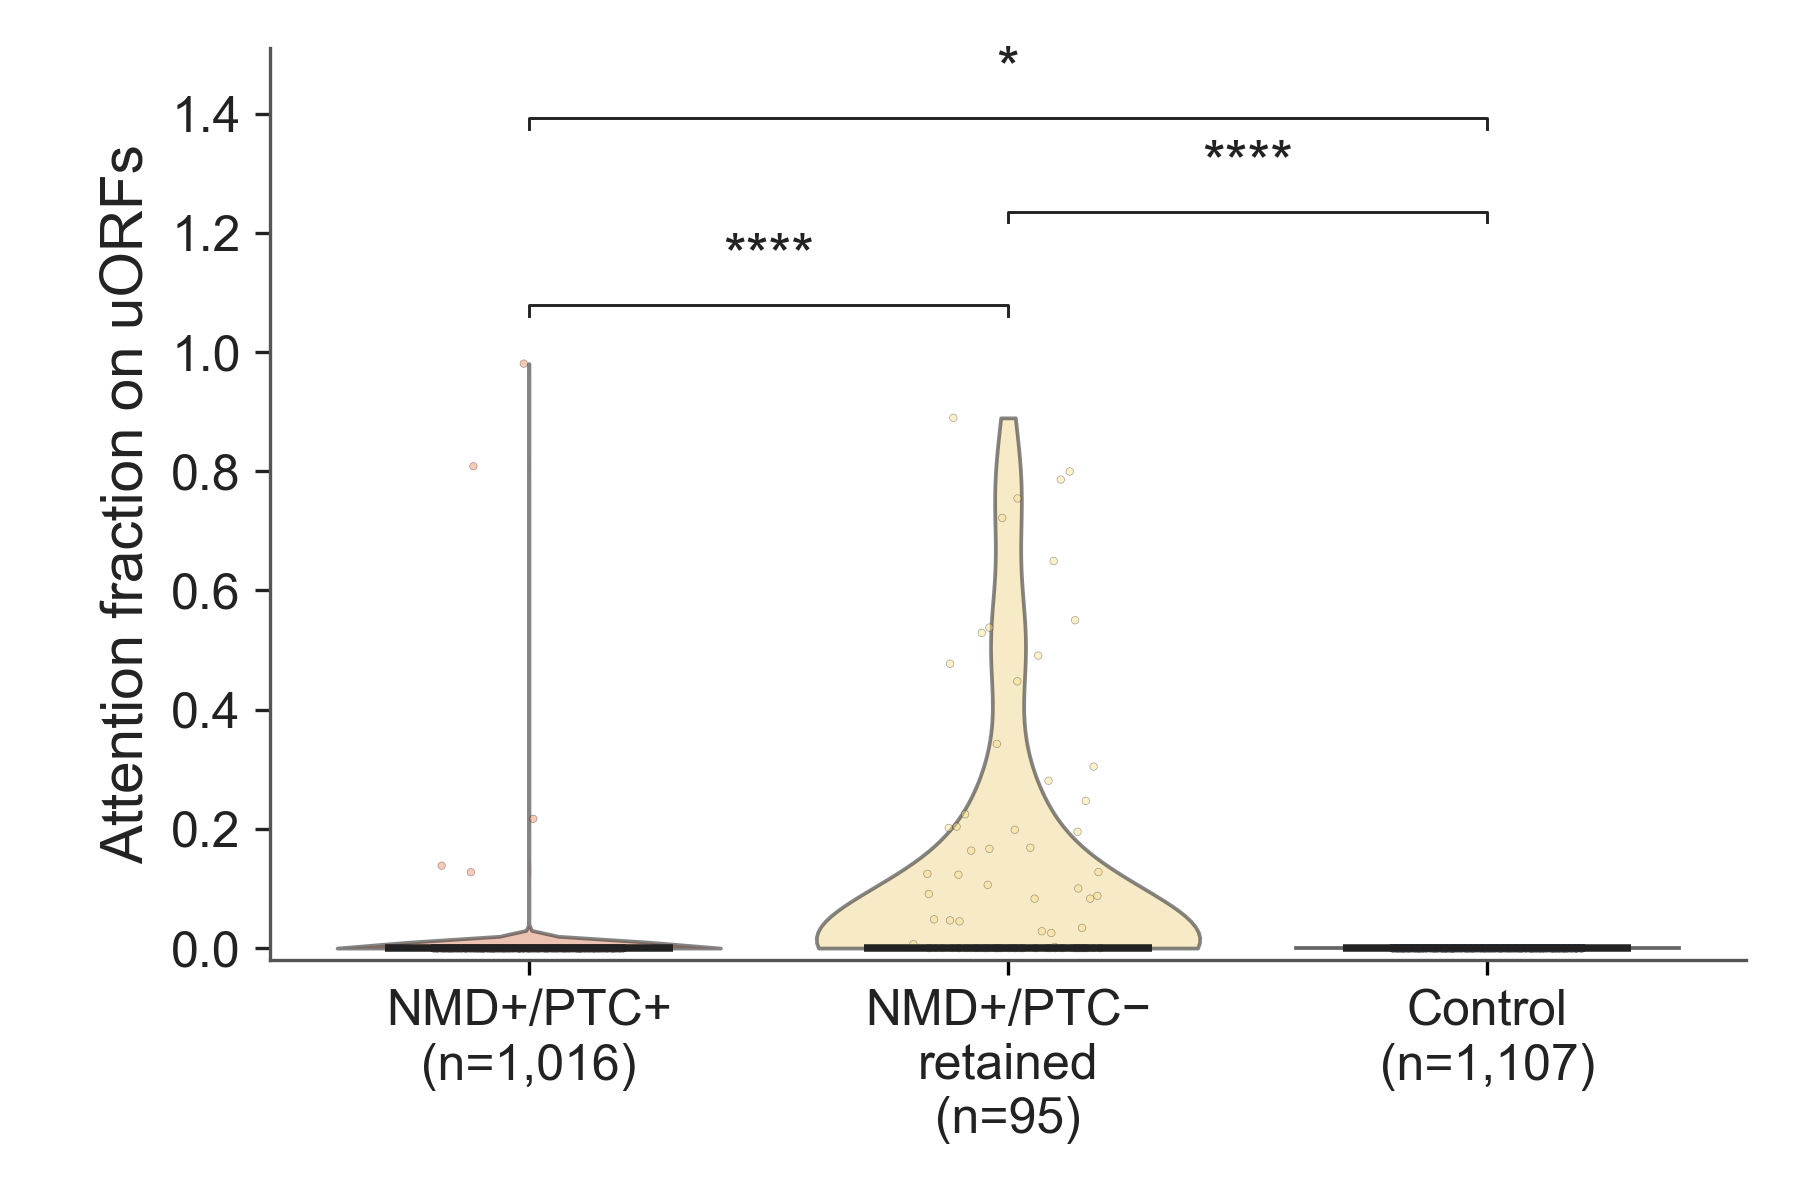

Source code (Python):
"""
Figure 5 Panel G — uORF attention proportion at the n=1,166 Subset 2 scope.

The attention metric is computed under the **Path B-strict** rule
(TD2-bias-independent, structural-only identification of candidate uORFs):

    is_candidate_uorf =
      orf_length < 200 &                                # below GENCODE annotated
                                                        #   CDS floor of 270 nt
      frac_position < 0.5 &                             # start in 5' half
      (orf_start + orf_length) / tx_length < 0.6 &      # stop 5'-leaning
      kozak_score >= 1                                  # credible ATG

per-isoform uORF attention = sum(attention[is_candidate_uorf])

Subgroup structure at this scope (Subset 2 / mechanism_class_4 from Figure 4
Section C; ref-AUG-traceable, gene-matched 1:1):

    NMD+/PTC+          = category == "effectively_ptc"   (n=1,016 with model)
    NMD+/PTC- retained = category ∈ {no_downstream_ejc,
                                     truncated_no_ejc}    (n=95 with model)
    Control             = all 1,166 c4 comparators        (n=1,107 with model)

NMD+/PTC- *lost* (category ∈ ref_atg_lost / no_ref_isoform etc.) is
EXCLUDED from this scope by construction — those isoforms don't have a
projectable ref AUG and we therefore can't validate uORF calls against an
independent reference. See methodology.

Distribution is heavily zero-inflated for PTC+ and Control (they shouldn't
need uORFs to explain NMD trajectory). We render a violin overlaid with
strip plot so the zero mass is honest.

Data:
  ./data/panelG_uorf_attention_n1166.tsv  (per-isoform: group, v1, strict_attn)
"""

import sys
from pathlib import Path

import matplotlib.pyplot as plt
import numpy as np
import pandas as pd
import seaborn as sns

HERE = Path(__file__).resolve()
LIB = HERE.parents[2] / "lib"
sys.path.insert(0, str(LIB))

plt.rcParams["font.family"] = "sans-serif"
plt.rcParams["font.sans-serif"] = ["Arial", "Helvetica Neue", "Helvetica", "DejaVu Sans"]
plt.rcParams["pdf.fonttype"] = 42
plt.rcParams["ps.fonttype"] = 42

BODY_FS = 14
LABEL_FS = 12
C_TITLE = "#222222"
C_AXIS = "#555555"

GROUP_ORDER = ["NMD+/PTC+", "NMD+/PTC- retained", "Control"]
GROUP_DISPLAY = {
    "NMD+/PTC+": "NMD+/PTC+",
    "NMD+/PTC- retained": "NMD+/PTC−\nretained",
    "Control": "Control",
}
COLORS = {
    "NMD+/PTC+":          "#ef8a62",   # coral
    "NMD+/PTC- retained": "#fee08b",   # yellow
    "Control":            "#92c5de",   # light blue
}


from p_to_stars import p_to_stars as sig_marker  # noqa: E402 — unified 4-tier scheme


def lookup_p(stats, ga, gb):
    """Pull pre-computed Wilcoxon p from R-side TSV."""
    row = stats[((stats["group_x"] == ga) & (stats["group_y"] == gb)) |
                ((stats["group_x"] == gb) & (stats["group_y"] == ga))]
    if row.empty:
        return float("nan")
    return float(row.iloc[0]["wilcox_p"])


def build_figure():
    df = pd.read_csv(HERE.parent / "data" / "panelG_uorf_attention_n1166.tsv",
                     sep="\t")
    stats = pd.read_csv(HERE.parent / "data" / "panelG_uorf_attention_n1166_pairwise.tsv",
                        sep="\t")
    # Keep only isoforms with model coverage
    df = df[df["uorf_attention_frac"].notna()].copy()
    df = df[df["group"].isin(GROUP_ORDER)].copy()

    fig, ax = plt.subplots(figsize=(6, 4))

    sns.violinplot(
        data=df, x="group", y="strict_attn", order=GROUP_ORDER,
        hue="group", palette=COLORS, legend=False,
        cut=0, inner=None, density_norm="width",
        linewidth=0.9, ax=ax,
    )
    for patch in ax.collections:
        patch.set_edgecolor(C_TITLE)
        patch.set_alpha(0.55)

    # Strip overlay — point size + alpha scaled by group n for density balance
    n_per = df.groupby("group").size().to_dict()
    sns.stripplot(
        data=df, x="group", y="strict_attn", order=GROUP_ORDER,
        hue="group", palette=COLORS, legend=False,
        size=1.8, alpha=0.45, jitter=0.20,
        edgecolor=C_TITLE, linewidth=0.15, ax=ax,
    )

    # Median markers
    medians = df.groupby("group")["strict_attn"].median().to_dict()
    for i, g in enumerate(GROUP_ORDER):
        med = medians.get(g, 0.0)
        ax.hlines(med, i - 0.30, i + 0.30, colors=C_TITLE,
                  linewidth=1.8, zorder=5)

    # Significance brackets with Wilcoxon p
    ymax = float(df["strict_attn"].max())
    y_top = ymax * 1.10
    spacing = ymax * 0.16
    tick = ymax * 0.018
    text_off = ymax * 0.030

    pair_specs = [
        ("NMD+/PTC+", "NMD+/PTC- retained", 0, 1, y_top),
        ("NMD+/PTC- retained", "Control",   1, 2, y_top + spacing),
        ("NMD+/PTC+", "Control",            0, 2, y_top + 2 * spacing),
    ]
    for ga, gb, xa, xb, yy in pair_specs:
        p = lookup_p(stats, ga, gb)
        marker = sig_marker(p)
        ax.plot([xa, xa, xb, xb], [yy - tick, yy, yy, yy - tick],
                color=C_TITLE, linewidth=0.7)
        ax.text((xa + xb) / 2, yy + text_off, marker,
                ha="center", va="bottom", fontsize=BODY_FS, color=C_TITLE)

    # X tick labels with n
    ax.set_xticks(range(len(GROUP_ORDER)))
    ax.set_xticklabels(
        [f"{GROUP_DISPLAY[g]}\n(n={n_per.get(g,0):,})" for g in GROUP_ORDER],
        fontsize=LABEL_FS, color=C_TITLE,
    )
    ax.set_xlabel("")
    ax.set_ylabel("Attention fraction on uORFs",
                  fontsize=BODY_FS, color=C_TITLE)
    ax.set_ylim(-0.02, y_top + 2 * spacing + 4 * text_off)
    ax.tick_params(axis="y", labelsize=LABEL_FS, colors=C_TITLE)

    for side in ("top", "right"):
        ax.spines[side].set_visible(False)
    for side in ("bottom", "left"):
        ax.spines[side].set_color(C_AXIS)
        ax.spines[side].set_linewidth(0.8)

    fig.subplots_adjust(left=0.15, right=0.97, bottom=0.20, top=0.96)
    return fig


def main():
    fig = build_figure()

    from validate_figure_layout import validate_figure_layout
    validate_figure_layout(fig, fig.axes[0], verbose=True)

    out_dir = HERE.parent
    fig.savefig(out_dir / "figure5_panelG_uorf_attention.pdf", facecolor="white")
    fig.savefig(out_dir / "figure5_panelG_uorf_attention.png", dpi=300, facecolor="white")
    print("Saved: figure5_panelG_uorf_attention.pdf and .png")


if __name__ == "__main__":
    main()
